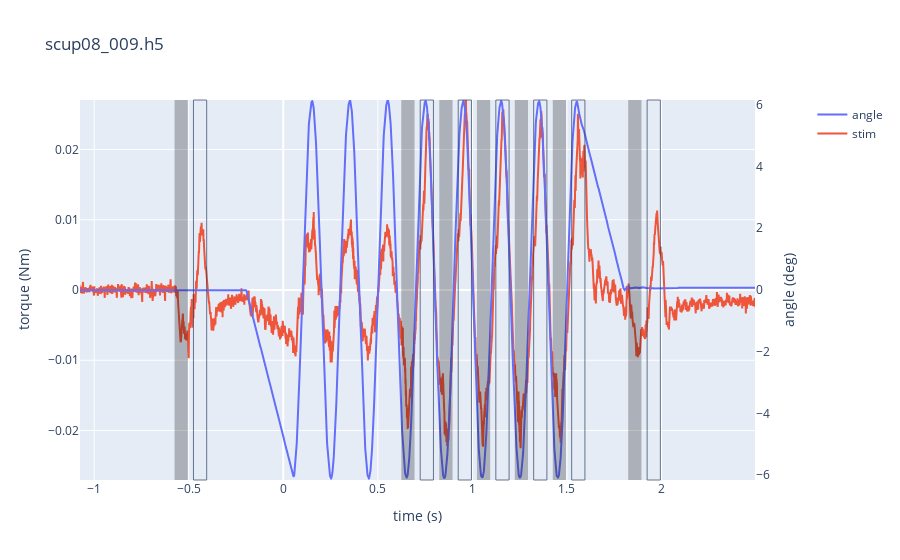

This figure's notebook cell:
### Code cell
data = BenderData(filename)
data.plot_time_series(label="{fn}")

### Figure 1 — Plotly figure (JSON) as saved in the notebook; plotly's stock layout.template omitted (floating-point values rounded to 4 significant figures; data arrays with more than 128 entries replaced by an {"elided": "..."} marker saying what was removed)
{"data": [{"mode": "lines", "name": "angle", "type": "scatter", "x": {"elided": "5600 float values"}, "xaxis": "x", "y": {"elided": "5600 float values"}, "yaxis": "y2"}, {"mode": "lines", "name": "stim", "type": "scatter", "x": {"elided": "5600 float values"}, "xaxis": "x", "y": {"elided": "5600 float values"}, "yaxis": "y"}], "layout": {"shapes": [{"fillcolor": "black", "line": {"width": 0}, "opacity": 0.25, "type": "rect", "x0": -0.575, "x1": -0.505, "xref": "x", "y0": 0, "y1": 1, "yref": "y domain"}, {"fillcolor": "black", "line": {"width": 0}, "opacity": 0.25, "type": "rect", "x0": 0.624, "x1": 0.694, "xref": "x", "y0": 0, "y1": 1, "yref": "y domain"}, {"fillcolor": "black", "line": {"width": 0}, "opacity": 0.25, "type": "rect", "x0": 0.825, "x1": 0.895, "xref": "x", "y0": 0, "y1": 1, "yref": "y domain"}, {"fillcolor": "black", "line": {"width": 0}, "opacity": 0.25, "type": "rect", "x0": 1.024, "x1": 1.094, "xref": "x", "y0": 0, "y1": 1, "yref": "y domain"}, {"fillcolor": "black", "line": {"width": 0}, "opacity": 0.25, "type": "rect", "x0": 1.224, "x1": 1.294, "xref": "x", "y0": 0, "y1": 1, "yref": "y domain"}, {"fillcolor": "black", "line": {"width": 0}, "opacity": 0.25, "type": "rect", "x0": 1.425, "x1": 1.495, "xref": "x", "y0": 0, "y1": 1, "yref": "y domain"}, {"fillcolor": "black", "line": {"width": 0}, "opacity": 0.25, "type": "rect", "x0": 1.824, "x1": 1.894, "xref": "x", "y0": 0, "y1": 1, "yref": "y domain"}, {"line": {"width": 1}, "opacity": 0.7, "type": "rect", "x0": -0.475, "x1": -0.405, "xref": "x", "y0": 0, "y1": 1, "yref": "y domain"}, {"line": {"width": 1}, "opacity": 0.7, "type": "rect", "x0": 0.724, "x1": 0.794, "xref": "x", "y0": 0, "y1": 1, "yref": "y domain"}, {"line": {"width": 1}, "opacity": 0.7, "type": "rect", "x0": 0.925, "x1": 0.995, "xref": "x", "y0": 0, "y1": 1, "yref": "y domain"}, {"line": {"width": 1}, "opacity": 0.7, "type": "rect", "x0": 1.124, "x1": 1.194, "xref": "x", "y0": 0, "y1": 1, "yref": "y domain"}, {"line": {"width": 1}, "opacity": 0.7, "type": "rect", "x0": 1.324, "x1": 1.394, "xref": "x", "y0": 0, "y1": 1, "yref": "y domain"}, {"line": {"width": 1}, "opacity": 0.7, "type": "rect", "x0": 1.525, "x1": 1.595, "xref": "x", "y0": 0, "y1": 1, "yref": "y domain"}, {"line": {"width": 1}, "opacity": 0.7, "type": "rect", "x0": 1.924, "x1": 1.994, "xref": "x", "y0": 0, "y1": 1, "yref": "y domain"}], "title": {"text": "scup08_009.h5"}, "xaxis": {"anchor": "y", "domain": [0, 0.94], "range": [-1.075, 2.494], "title": {"text": "time (s)"}}, "yaxis": {"anchor": "x", "domain": [0, 1], "range": [-0.02705, 0.02705], "title": {"text": "torque (Nm)"}}, "yaxis2": {"anchor": "x", "overlaying": "y", "range": [-6.156, 6.156], "showgrid": false, "side": "right", "title": {"text": "angle (deg)"}}}}
